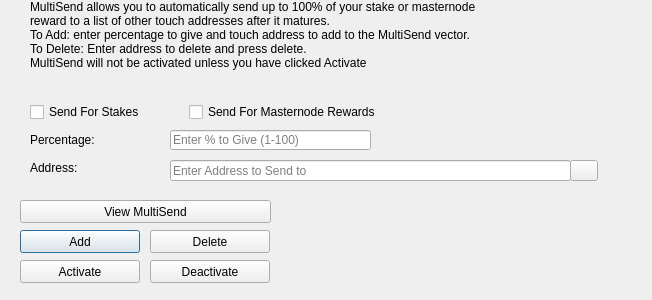
<?xml version="1.0" encoding="UTF-8"?>
<ui version="4.0">
 <class>MultiSendDialog</class>
 <widget class="QDialog" name="MultiSendDialog">
  <property name="windowModality">
   <enum>Qt::NonModal</enum>
  </property>
  <property name="geometry">
   <rect>
    <x>0</x>
    <y>0</y>
    <width>652</width>
    <height>300</height>
   </rect>
  </property>
  <property name="windowTitle">
   <string>MultiSend</string>
  </property>
  <widget class="QLineEdit" name="multiSendPercentEdit">
   <property name="geometry">
    <rect>
     <x>170</x>
     <y>130</y>
     <width>201</width>
     <height>20</height>
    </rect>
   </property>
   <property name="toolTip">
    <string>Enter whole numbers 1 - 100</string>
   </property>
   <property name="placeholderText">
    <string>Enter % to Give (1-100)</string>
   </property>
  </widget>
  <widget class="QLineEdit" name="multiSendAddressEdit">
   <property name="geometry">
    <rect>
     <x>170</x>
     <y>160</y>
     <width>401</width>
     <height>21</height>
    </rect>
   </property>
   <property name="toolTip">
    <string/>
   </property>
   <property name="placeholderText">
    <string>Enter Address to Send to</string>
   </property>
  </widget>
  <widget class="QLabel" name="label_2">
   <property name="geometry">
    <rect>
     <x>30</x>
     <y>0</y>
     <width>451</width>
     <height>121</height>
    </rect>
   </property>
   <property name="lineWidth">
    <number>1</number>
   </property>
   <property name="text">
    <string>MultiSend allows you to automatically send up to 100% of your stake or masternode reward to a list of other touch addresses after it matures.
To Add: enter percentage to give and touch address to add to the MultiSend vector.
To Delete: Enter address to delete and press delete.
MultiSend will not be activated unless you have clicked Activate</string>
   </property>
   <property name="alignment">
    <set>Qt::AlignLeading|Qt::AlignLeft|Qt::AlignTop</set>
   </property>
   <property name="wordWrap">
    <bool>true</bool>
   </property>
  </widget>
  <widget class="QLabel" name="message">
   <property name="geometry">
    <rect>
     <x>290</x>
     <y>200</y>
     <width>351</width>
     <height>91</height>
    </rect>
   </property>
   <property name="text">
    <string/>
   </property>
  </widget>
  <widget class="QPushButton" name="addButton">
   <property name="geometry">
    <rect>
     <x>20</x>
     <y>230</y>
     <width>120</width>
     <height>23</height>
    </rect>
   </property>
   <property name="toolTip">
    <string/>
   </property>
   <property name="statusTip">
    <string>Add to MultiSend Vector</string>
   </property>
   <property name="text">
    <string>Add</string>
   </property>
  </widget>
  <widget class="QPushButton" name="disableButton">
   <property name="geometry">
    <rect>
     <x>150</x>
     <y>260</y>
     <width>120</width>
     <height>23</height>
    </rect>
   </property>
   <property name="statusTip">
    <string>Deactivate MultiSend</string>
   </property>
   <property name="text">
    <string>Deactivate</string>
   </property>
  </widget>
  <widget class="QPushButton" name="addressBookButton">
   <property name="geometry">
    <rect>
     <x>570</x>
     <y>160</y>
     <width>28</width>
     <height>21</height>
    </rect>
   </property>
   <property name="toolTip">
    <string>Choose an address from the address book</string>
   </property>
   <property name="text">
    <string/>
   </property>
   <property name="icon">
    <iconset resource="../touch.qrc">
     <normaloff>:/icons/address-book</normaloff>:/icons/address-book</iconset>
   </property>
   <property name="shortcut">
    <string>Alt+A</string>
   </property>
   <property name="autoDefault">
    <bool>false</bool>
   </property>
  </widget>
  <widget class="QLabel" name="label">
   <property name="geometry">
    <rect>
     <x>30</x>
     <y>130</y>
     <width>121</width>
     <height>20</height>
    </rect>
   </property>
   <property name="toolTip">
    <string>Percentage of stake to send</string>
   </property>
   <property name="text">
    <string>Percentage:</string>
   </property>
  </widget>
  <widget class="QLabel" name="label_5">
   <property name="geometry">
    <rect>
     <x>30</x>
     <y>160</y>
     <width>111</width>
     <height>16</height>
    </rect>
   </property>
   <property name="toolTip">
    <string>Address to send portion of stake to</string>
   </property>
   <property name="text">
    <string>Address:</string>
   </property>
  </widget>
  <widget class="QPushButton" name="deleteButton">
   <property name="geometry">
    <rect>
     <x>150</x>
     <y>230</y>
     <width>120</width>
     <height>23</height>
    </rect>
   </property>
   <property name="toolTip">
    <string/>
   </property>
   <property name="statusTip">
    <string>Delete Address From MultiSend Vector</string>
   </property>
   <property name="text">
    <string>Delete</string>
   </property>
  </widget>
  <widget class="QPushButton" name="activateButton">
   <property name="geometry">
    <rect>
     <x>20</x>
     <y>260</y>
     <width>120</width>
     <height>23</height>
    </rect>
   </property>
   <property name="statusTip">
    <string>Activate MultiSend</string>
   </property>
   <property name="text">
    <string>Activate</string>
   </property>
  </widget>
  <widget class="QPushButton" name="viewButton">
   <property name="geometry">
    <rect>
     <x>20</x>
     <y>200</y>
     <width>251</width>
     <height>23</height>
    </rect>
   </property>
   <property name="toolTip">
    <string/>
   </property>
   <property name="statusTip">
    <string>View MultiSend Vector</string>
   </property>
   <property name="text">
    <string>View MultiSend</string>
   </property>
  </widget>
  <widget class="QWidget" name="horizontalLayoutWidget">
   <property name="geometry">
    <rect>
     <x>30</x>
     <y>100</y>
     <width>351</width>
     <height>24</height>
    </rect>
   </property>
   <layout class="QHBoxLayout" name="horizontalLayout">
    <item>
     <widget class="QCheckBox" name="multiSendStakeCheckBox">
      <property name="text">
       <string>Send For Stakes</string>
      </property>
     </widget>
    </item>
    <item>
     <widget class="QCheckBox" name="multiSendMasternodeCheckBox">
      <property name="text">
       <string>Send For Masternode Rewards</string>
      </property>
     </widget>
    </item>
   </layout>
  </widget>
 </widget>
 <resources>
  <include location="../touch.qrc"/>
 </resources>
 <connections/>
</ui>
